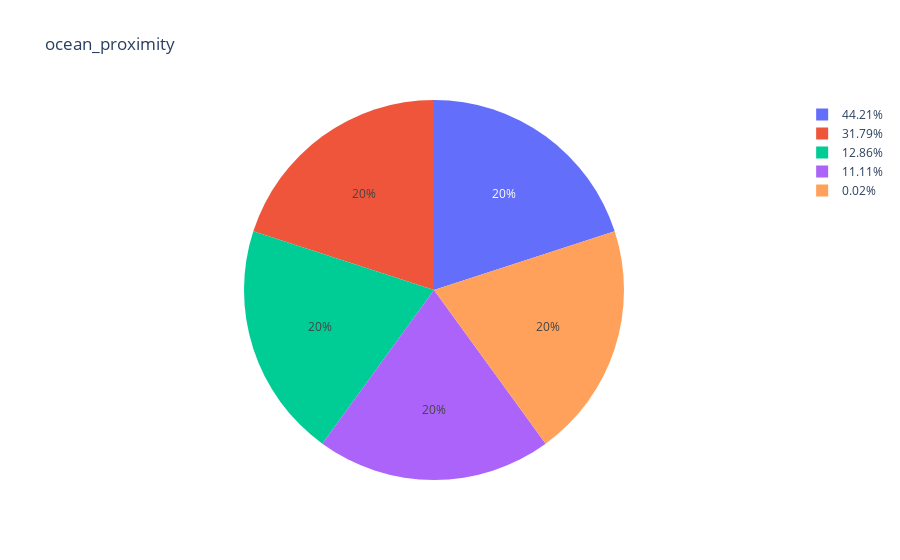

Notebook cell for this chart:
### Code cell
df_ocean_proximity_cat = df['ocean_proximity'].value_counts(normalize=True).map('{:.2%}'.format)
ex.pie(df_ocean_proximity_cat,names='ocean_proximity',title='ocean_proximity')

### Figure 1 — Plotly figure (JSON) as saved in the notebook; plotly's stock layout.template omitted (floating-point values rounded to 4 significant figures)
{"data": [{"domain": {"x": [0, 1], "y": [0, 1]}, "hovertemplate": "ocean_proximity=%{label}<extra></extra>", "labels": ["44.21%", "31.79%", "12.86%", "11.11%", "0.02%"], "legendgroup": "", "name": "", "showlegend": true, "type": "pie"}], "layout": {"legend": {"tracegroupgap": 0}, "title": {"text": "ocean_proximity"}}}
